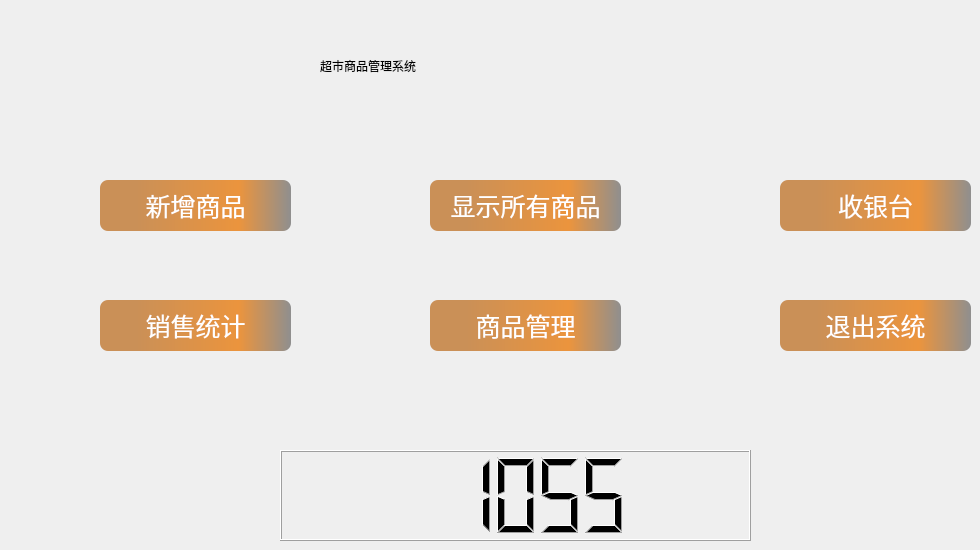
      <widget class="QWidget" name="mainPg">
       <widget class="QLabel" name="label">
        <property name="geometry">
         <rect>
          <x>320</x>
          <y>20</y>
          <width>411</width>
          <height>91</height>
         </rect>
        </property>
        <property name="styleSheet">
         <string notr="true">font: 36pt &quot;楷体&quot;;</string>
        </property>
        <property name="text">
         <string>超市商品管理系统</string>
        </property>
       </widget>
       <widget class="QPushButton" name="addBtn">
        <property name="geometry">
         <rect>
          <x>100</x>
          <y>180</y>
          <width>191</width>
          <height>51</height>
         </rect>
        </property>
        <property name="styleSheet">
         <string notr="true">background-color: qlineargradient(spread:pad, x1:0, y1:0, x2:1, y2:0, stop:0.189944 rgba(202, 144, 87, 255), stop:0.726257 rgba(235, 148, 61, 255), stop:1 rgba(143, 143, 143, 255));
font: 9pt &quot;楷体&quot;;
font-size:25px;
color: rgb(255, 255, 255);
border:none;
border-radius:8px</string>
        </property>
        <property name="text">
         <string>新增商品</string>
        </property>
       </widget>
       <widget class="QPushButton" name="showBtn">
        <property name="geometry">
         <rect>
          <x>430</x>
          <y>180</y>
          <width>191</width>
          <height>51</height>
         </rect>
        </property>
        <property name="styleSheet">
         <string notr="true">background-color: qlineargradient(spread:pad, x1:0, y1:0, x2:1, y2:0, stop:0.189944 rgba(202, 144, 87, 255), stop:0.726257 rgba(235, 148, 61, 255), stop:1 rgba(143, 143, 143, 255));
font: 9pt &quot;楷体&quot;;
font-size:25px;
color: rgb(255, 255, 255);
border:none;
border-radius:8px
</string>
        </property>
        <property name="text">
         <string>显示所有商品</string>
        </property>
       </widget>
       <widget class="QPushButton" name="buyBtn">
        <property name="geometry">
         <rect>
          <x>780</x>
          <y>180</y>
          <width>191</width>
          <height>51</height>
         </rect>
        </property>
        <property name="styleSheet">
         <string notr="true">background-color: qlineargradient(spread:pad, x1:0, y1:0, x2:1, y2:0, stop:0.189944 rgba(202, 144, 87, 255), stop:0.726257 rgba(235, 148, 61, 255), stop:1 rgba(143, 143, 143, 255));
font: 9pt &quot;楷体&quot;;
font-size:25px;
color: rgb(255, 255, 255);
border:none;
border-radius:8px</string>
        </property>
        <property name="text">
         <string>收银台</string>
        </property>
       </widget>
       <widget class="QPushButton" name="exitBtn">
        <property name="geometry">
         <rect>
          <x>780</x>
          <y>300</y>
          <width>191</width>
          <height>51</height>
         </rect>
        </property>
        <property name="styleSheet">
         <string notr="true">background-color: qlineargradient(spread:pad, x1:0, y1:0, x2:1, y2:0, stop:0.189944 rgba(202, 144, 87, 255), stop:0.726257 rgba(235, 148, 61, 255), stop:1 rgba(143, 143, 143, 255));
font: 9pt &quot;楷体&quot;;
font-size:25px;
color: rgb(255, 255, 255);
border:none;
border-radius:8px
</string>
        </property>
        <property name="text">
         <string>退出系统</string>
        </property>
       </widget>
       <widget class="QPushButton" name="saleStatBtn">
        <property name="geometry">
         <rect>
          <x>100</x>
          <y>300</y>
          <width>191</width>
          <height>51</height>
         </rect>
        </property>
        <property name="styleSheet">
         <string notr="true">background-color: qlineargradient(spread:pad, x1:0, y1:0, x2:1, y2:0, stop:0.189944 rgba(202, 144, 87, 255), stop:0.726257 rgba(235, 148, 61, 255), stop:1 rgba(143, 143, 143, 255));
font: 9pt &quot;楷体&quot;;
font-size:25px;
color: rgb(255, 255, 255);
border:none;
border-radius:8px</string>
        </property>
        <property name="text">
         <string>销售统计</string>
        </property>
       </widget>
       <widget class="QPushButton" name="comManagerBtn">
        <property name="geometry">
         <rect>
          <x>430</x>
          <y>300</y>
          <width>191</width>
          <height>51</height>
         </rect>
        </property>
        <property name="styleSheet">
         <string notr="true">background-color: qlineargradient(spread:pad, x1:0, y1:0, x2:1, y2:0, stop:0.189944 rgba(202, 144, 87, 255), stop:0.726257 rgba(235, 148, 61, 255), stop:1 rgba(143, 143, 143, 255));
font: 9pt &quot;楷体&quot;;
font-size:25px;
color: rgb(255, 255, 255);
border:none;
border-radius:8px</string>
        </property>
        <property name="text">
         <string>商品管理</string>
        </property>
       </widget>
       <widget class="QLCDNumber" name="timeLcd">
        <property name="geometry">
         <rect>
          <x>280</x>
          <y>450</y>
          <width>471</width>
          <height>91</height>
         </rect>
        </property>
        <property name="smallDecimalPoint">
         <bool>false</bool>
        </property>
        <property name="mode">
         <enum>QLCDNumber::Dec</enum>
        </property>
        <property name="value" stdset="0">
         <double>1055.000000000000000</double>
        </property>
        <property name="intValue" stdset="0">
         <number>1055</number>
        </property>
       </widget>
      </widget>
